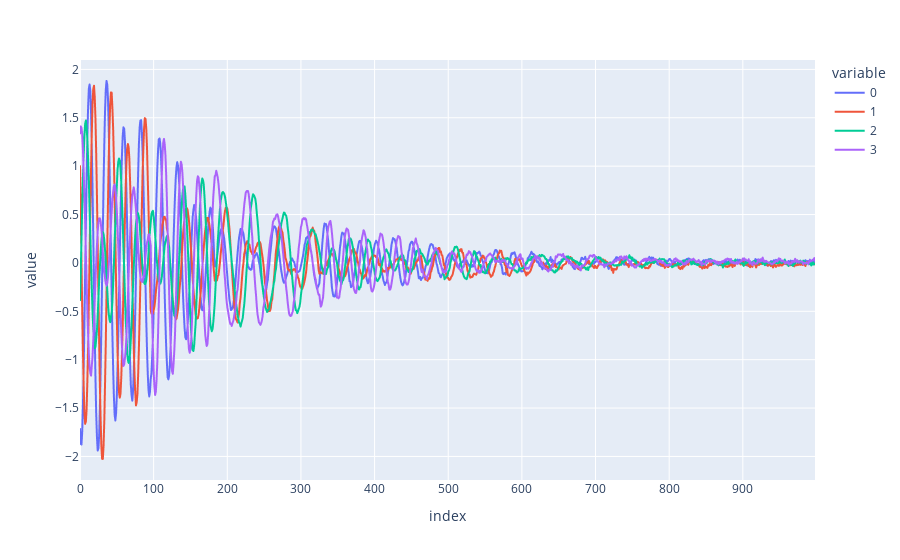

Notebook source saved alongside this figure:
### Code cell
px.line(torch.stack(X2_hat).squeeze())

### Figure 1 — Plotly figure (JSON) as saved in the notebook; plotly's stock layout.template omitted (floating-point values rounded to 4 significant figures; data arrays with more than 128 entries replaced by an {"elided": "..."} marker saying what was removed)
{"data": [{"hovertemplate": "variable=0<br>index=%{x}<br>value=%{y}<extra></extra>", "legendgroup": "0", "line": {"color": "#636efa", "dash": "solid"}, "marker": {"symbol": "circle"}, "mode": "lines", "name": "0", "showlegend": true, "type": "scattergl", "x": {"elided": "999 int values"}, "xaxis": "x", "y": {"elided": "999 float values"}, "yaxis": "y"}, {"hovertemplate": "variable=1<br>index=%{x}<br>value=%{y}<extra></extra>", "legendgroup": "1", "line": {"color": "#EF553B", "dash": "solid"}, "marker": {"symbol": "circle"}, "mode": "lines", "name": "1", "showlegend": true, "type": "scattergl", "x": {"elided": "999 int values"}, "xaxis": "x", "y": {"elided": "999 float values"}, "yaxis": "y"}, {"hovertemplate": "variable=2<br>index=%{x}<br>value=%{y}<extra></extra>", "legendgroup": "2", "line": {"color": "#00cc96", "dash": "solid"}, "marker": {"symbol": "circle"}, "mode": "lines", "name": "2", "showlegend": true, "type": "scattergl", "x": {"elided": "999 int values"}, "xaxis": "x", "y": {"elided": "999 float values"}, "yaxis": "y"}, {"hovertemplate": "variable=3<br>index=%{x}<br>value=%{y}<extra></extra>", "legendgroup": "3", "line": {"color": "#ab63fa", "dash": "solid"}, "marker": {"symbol": "circle"}, "mode": "lines", "name": "3", "showlegend": true, "type": "scattergl", "x": {"elided": "999 int values"}, "xaxis": "x", "y": {"elided": "999 float values"}, "yaxis": "y"}], "layout": {"legend": {"title": {"text": "variable"}, "tracegroupgap": 0}, "margin": {"t": 60}, "xaxis": {"anchor": "y", "domain": [0, 1], "title": {"text": "index"}}, "yaxis": {"anchor": "x", "domain": [0, 1], "title": {"text": "value"}}}}
